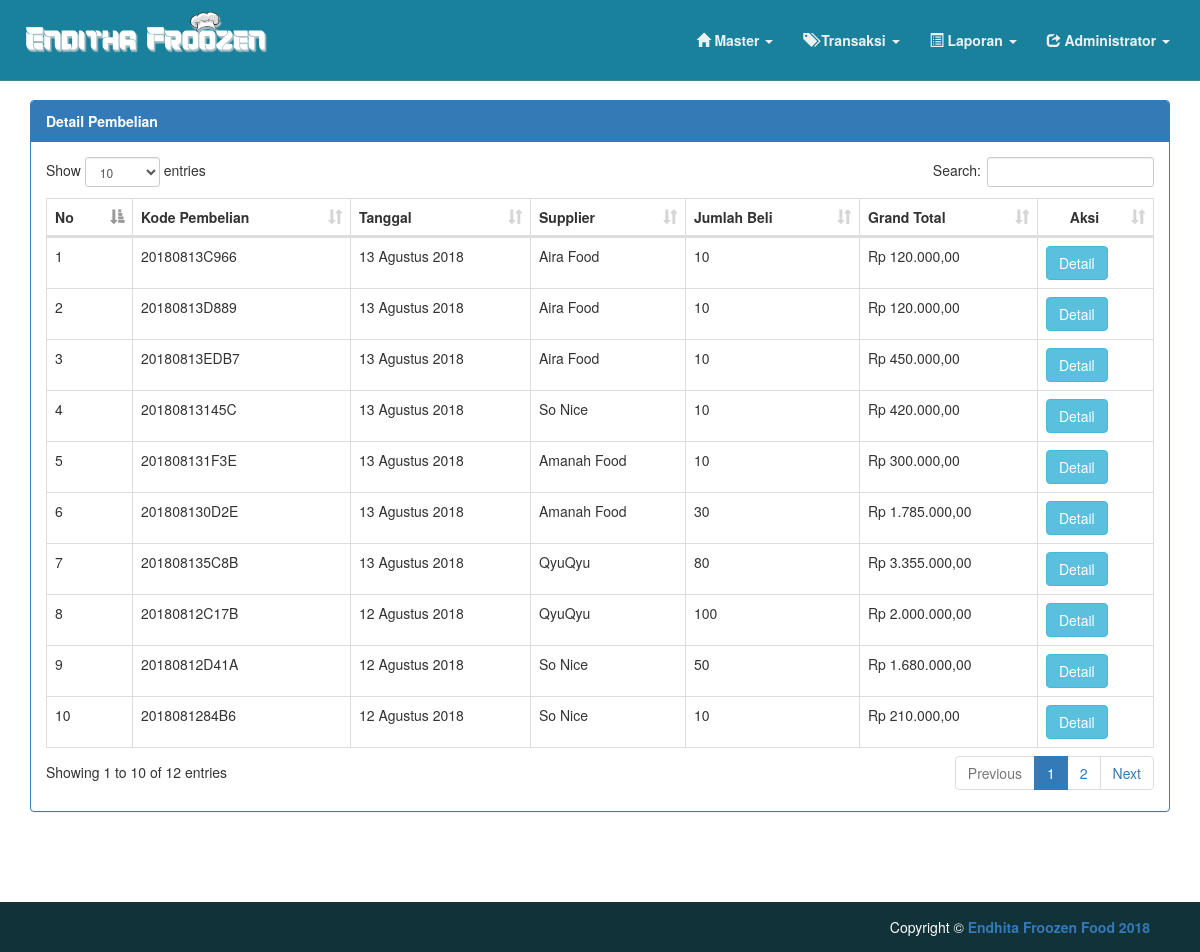
The app's page /admin/detailpembelian.php (signed in) with its own data.
### tables this page shows
CREATE TABLE `pembelian` (
  `id_pembelian` int(11) NOT NULL,
  `kd_pembelian` varchar(20) NOT NULL,
  `tanggal` date NOT NULL
);

### assets/fungsi_tanggal.php (called while the page is built, shortened)
<?php
    function tgl_indo($tgl){
		$arr_tgl = explode("-", $tgl);
		return $arr_tgl[2].' '.getBulan($arr_tgl[1]).' '.$arr_tgl[0];
    }
    function getBulan($bln){
      switch ($bln){
        case 8:
          return "Agustus";
          break;
    }
}
?>

### assets/fungsi_rupiah.php (called while the page is built, shortened)
<?php
function Rp($angka){
    $tara = "Rp " . number_format($angka,2,',','.');
return $tara;
}
?>

### admin/detailpembelian.php (the view, shortened to what this page needs)
<?php
include 'nav_admin/header.php';
include '../koneksi.php';
include '../assets/fungsi_tanggal.php';
include '../assets/fungsi_rupiah.php';
?>
 <link rel="stylesheet" href="../css/dataTables.bootstrap.min.css">
<link rel="stylesheet" href="../css/jquery-ui.css">
<div class="container">
  <div class="panel panel-primary">
    <div class="panel-heading"><strong>Detail Pembelian</strong></div>
    <div class="panel-body">
        <div>
            <table class="table table-bordered table-hover table-responsive" id="mydata">
              <thead>
              <tr>
                <th>No</th>
                <th>Kode Pembelian</th>
                <th>Tanggal</th>
                <th>Supplier</th>
                <th>Jumlah Beli</th>
                <th>Grand Total</th>
                <th><center> Aksi </center></th>
            </tr>
            </thead>
            <tbody>
              <?php
              $no =1;
              $query = "SELECT
                        p.id_pembelian,
                        p.kd_pembelian,
                        p.tanggal,
                        b.nama_barang,
                        b.harga_beli,
                        dp.jumlah,
                        s.nama_supplier,
                        SUM(dp.jumlah*b.harga_beli) AS grand_total
                        FROM pembelian p
                        LEFT JOIN det_pembelian dp ON p.id_pembelian=dp.id_pembelian
                        LEFT JOIN barang b ON dp.kd_barang=b.kd_barang
                        LEFT JOIN supplier s ON b.id_supplier=s.id_supplier
                        GROUP BY p.kd_pembelian ORDER BY p.id_pembelian DESC";
              $sql = mysqli_query($koneksi, $query);
              while($row= mysqli_fetch_array($sql))
              {
                echo '
                  <tr>
                  <td>'.$no++.'</td>
                  <td>'.$row["kd_pembelian"].'</td>
                  <td>'.tgl_indo($row["tanggal"]).'</td>
                  <td>'.$row['nama_supplier'] .'</td>
                  <td>'.$row["jumlah"] .'</td>
                  <td>'.Rp($row["grand_total"]).'</td>
                   <td>
                              <button type="button" class="btn btn-info" onclick="getDetailTransaksi('.$row['id_pembelian'].')">Detail</button>
                            </td>
                  </tr>
                 ';
              }
              ?>
              </tbody>
            </table>
      </div>
  </div>
</div>
</div>
 <?php
 include ('nav_admin/footer.php'); ?>

### admin/nav_admin/header.php (style rules this page uses)
body { margin-top: 100px; margin-bottom: 120px; }

### records on screen
pembelian: kd_pembelian "20180813C966", tanggal "13 Agustus 2018", nama_supplier "Aira Food", jumlah "10", grand_total "Rp 120.000,00"
pembelian: kd_pembelian "20180813D889", tanggal "13 Agustus 2018", nama_supplier "Aira Food", jumlah "10", grand_total "Rp 120.000,00"
pembelian: kd_pembelian "20180813EDB7", tanggal "13 Agustus 2018", nama_supplier "Aira Food", jumlah "10", grand_total "Rp 450.000,00"
pembelian: kd_pembelian "20180813145C", tanggal "13 Agustus 2018", nama_supplier "So Nice", jumlah "10", grand_total "Rp 420.000,00"
pembelian: kd_pembelian "201808131F3E", tanggal "13 Agustus 2018", nama_supplier "Amanah Food", jumlah "10", grand_total "Rp 300.000,00"
pembelian: kd_pembelian "201808130D2E", tanggal "13 Agustus 2018", nama_supplier "Amanah Food", jumlah "30", grand_total "Rp 1.785.000,00"
pembelian: kd_pembelian "201808135C8B", tanggal "13 Agustus 2018", nama_supplier "QyuQyu", jumlah "80", grand_total "Rp 3.355.000,00"
pembelian: kd_pembelian "20180812C17B", tanggal "12 Agustus 2018", nama_supplier "QyuQyu", jumlah "100", grand_total "Rp 2.000.000,00"
pembelian: kd_pembelian "20180812D41A", tanggal "12 Agustus 2018", nama_supplier "So Nice", jumlah "50", grand_total "Rp 1.680.000,00"
pembelian: kd_pembelian "2018081284B6", tanggal "12 Agustus 2018", nama_supplier "So Nice", jumlah "10", grand_total "Rp 210.000,00"

### other values on screen
$nama "Administrator"
